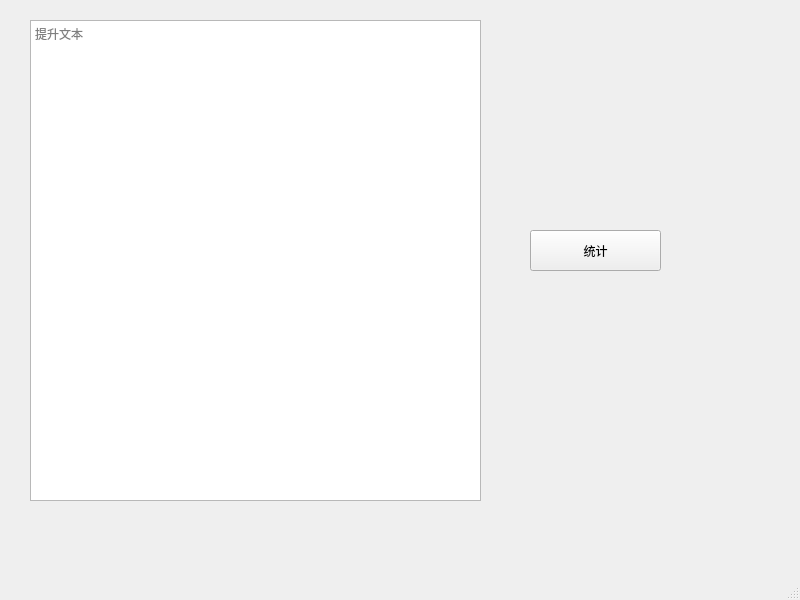
<?xml version="1.0" encoding="UTF-8"?>
<ui version="4.0">
 <class>MainWindow</class>
 <widget class="QMainWindow" name="MainWindow">
  <property name="geometry">
   <rect>
    <x>0</x>
    <y>0</y>
    <width>800</width>
    <height>600</height>
   </rect>
  </property>
  <property name="windowTitle">
   <string>多元统计分析工具</string>
  </property>
  <property name="windowIcon">
   <iconset>
    <normaloff>../../Pictures/logo2.png</normaloff>../../Pictures/logo2.png</iconset>
  </property>
  <widget class="QWidget" name="centralwidget">
   <widget class="QPlainTextEdit" name="plainTextEdit">
    <property name="geometry">
     <rect>
      <x>30</x>
      <y>20</y>
      <width>451</width>
      <height>481</height>
     </rect>
    </property>
    <property name="placeholderText">
     <string>提升文本</string>
    </property>
   </widget>
   <widget class="QPushButton" name="pushButton">
    <property name="geometry">
     <rect>
      <x>530</x>
      <y>230</y>
      <width>131</width>
      <height>41</height>
     </rect>
    </property>
    <property name="text">
     <string>统计</string>
    </property>
   </widget>
  </widget>
  <widget class="QMenuBar" name="menubar">
   <property name="geometry">
    <rect>
     <x>0</x>
     <y>0</y>
     <width>800</width>
     <height>23</height>
    </rect>
   </property>
  </widget>
  <widget class="QStatusBar" name="statusbar"/>
 </widget>
 <resources/>
 <connections/>
</ui>
